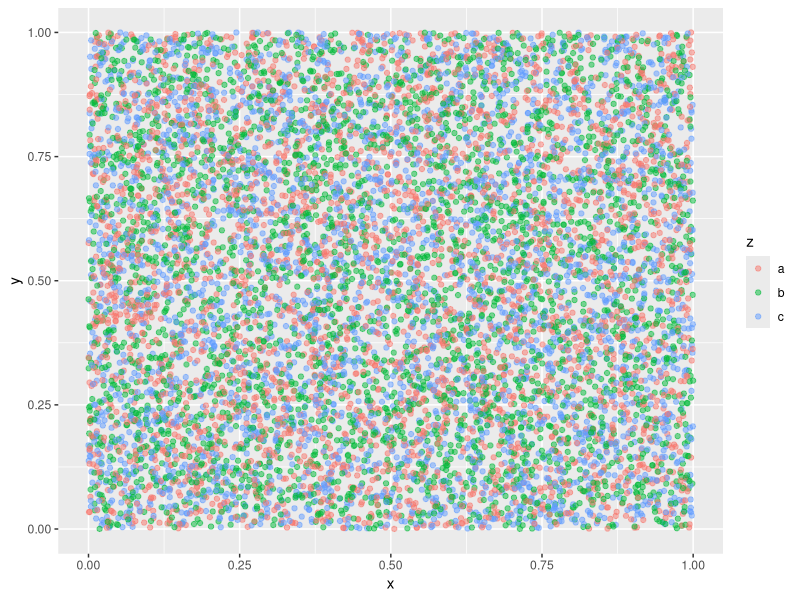
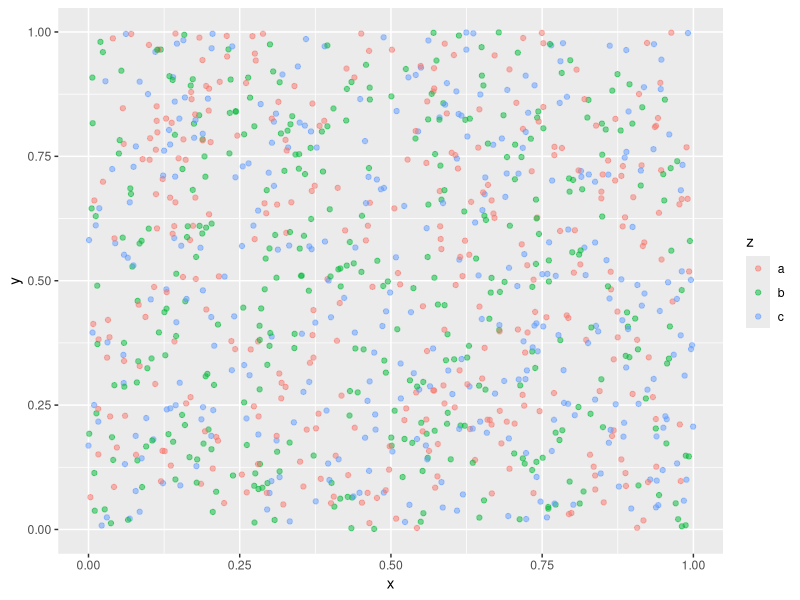
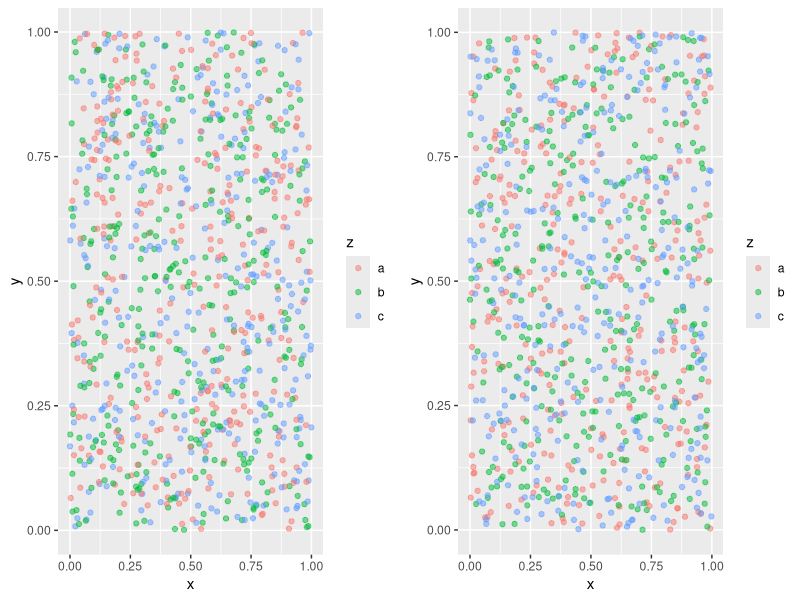

Write R code to recreate these figures, in order.
# Script: 19_enumeration_filters.R
# Original: tutorial_enumeration_6.R
# Topic: Filtering enumerated architectures
# Section: Enumeration
# Developed by: Timothy Fraser, PhD
#' @name tutorial_enumeration_6.R

# Script to compare **what kind of random sampling is most helpful for enumeration**

# Load packages
library(dplyr) # for data wrangling
library(ggplot2) # for plotting
library(ggpubr) # for combining plots 


# random sample from a uniform distribution
# -- 2 parameters min (a) and max (b)
runif(n = 5, min = 0, max = 10)


# Suppose we have 10000 architectures,
# each with an x, y, and z metrics
data = tibble(
  x = runif(n = 10000, min = 0, max = 1),
  y = runif(n = 10000, min = 0, max = 1),
  z = sample(x = c("a", "b", "c"), size = 10000, replace = TRUE)) %>%
  # Also, we'll just create some stratifying variables for later.
  mutate(x_quarters = ntile(x, 4),
       y_quarters = ntile(y, 4))

# Population
g1 = ggplot() +
  geom_point(data = data, mapping = aes(x = x, y = y, color = z),
             alpha = 0.5)

# The whole population would look like this...
g1


# Pure Random Sample
# Use sample_n() to sample 100 architectures
sample1 = data %>%
  sample_n(size = 1000)

# A purely random sample would look like this...
g2 = ggplot() +
  geom_point(data = sample1, mapping = aes(x = x, y = y, color = z), 
             alpha = 0.5)

g2

sample2 = data %>%
  group_by(x_quarters, y_quarters, z) %>%
  sample_n(size = round(1000/(4*4*3)))


g3 = ggplot() +
  geom_point(data = sample2, mapping = aes(x = x, y = y, color = z), 
             alpha = 0.5)
library(ggpubr)

ggarrange(g2,g3, nrow = 1)



# Can be hard to compare visually, but let's check them numerically...
get_percentages = function(x, did = "d2"){
  # Testing values
  #x = mini$d2
  
  # Get the tally per alternative  
  tally = tibble(altid = x) %>%
    group_by(altid) %>%
    summarize(count = n())
  # Calculate percentages
  percentages = tally %>% 
    mutate(total = sum(count)) %>%
    mutate(percent = count / total) %>%
    mutate(label = round(percent * 100, 1)) %>%
    mutate(label = paste0(label, "%"))
  # Add a decision id and format
  percentages = percentages %>% 
    mutate(did = did) %>%
    select(did, altid, count, total, percent, label)
  
  return(percentages)
}


# What's the breakdown by our 3 stratifying variables?
get_percentages(x = sample2$x_quarters)
get_percentages(x = sample2$y_quarters)
get_percentages(x = sample2$z)

# Compare that to the pure random sample
get_percentages(x = sample1$x_quarters)
get_percentages(x = sample1$y_quarters)
get_percentages(x = sample1$z)

# Fairly similar, but some cases are quite off.


# Clean up!
rm(list = ls())


